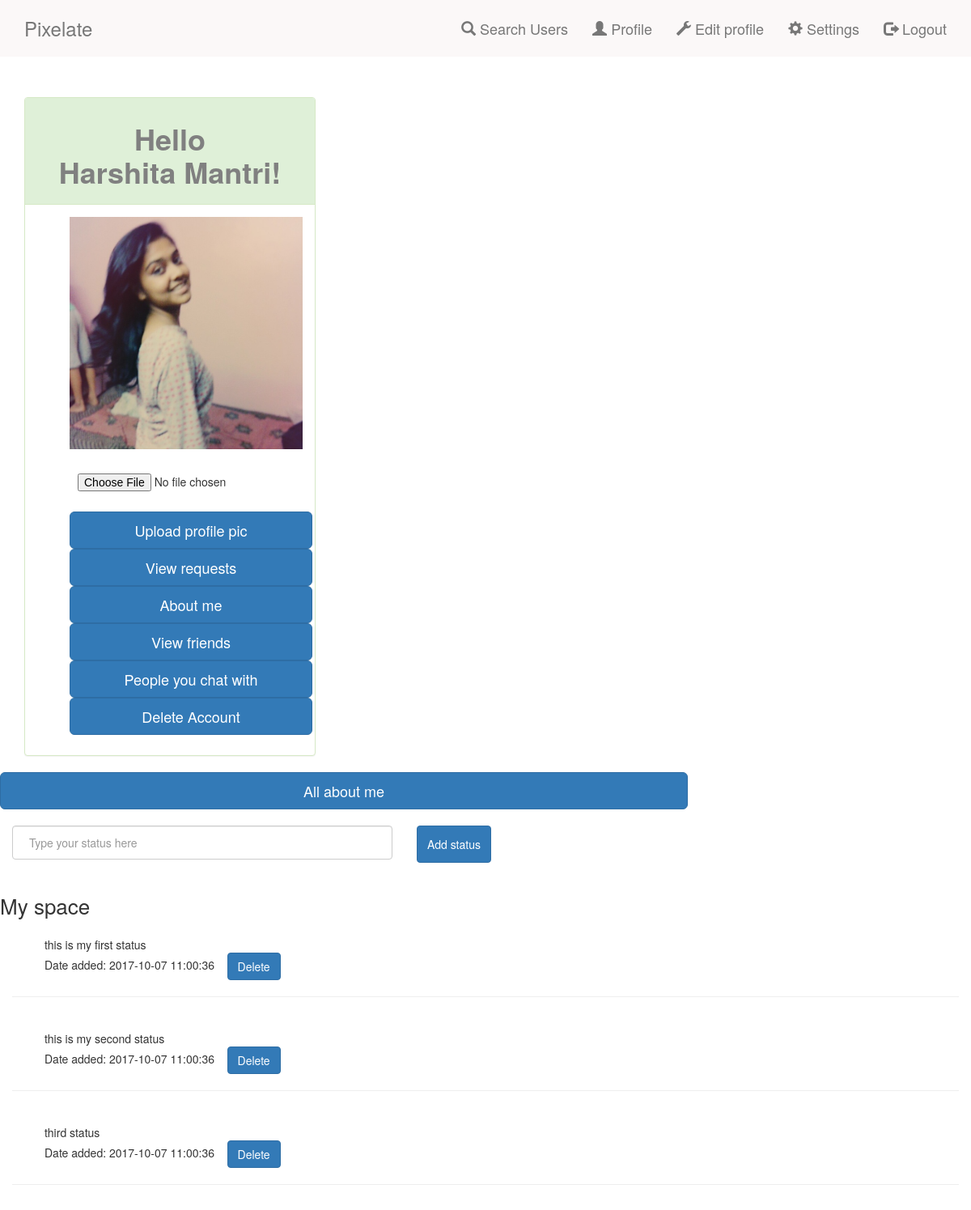
/SocialNetwork/profile.php (signed in), run on the app's committed database.
### tables this page shows
CREATE TABLE `users` (
  `id` int(10) NOT NULL,
  `name` varchar(20) DEFAULT NULL,
  `email` varchar(20) DEFAULT NULL,
  `password` varchar(255) DEFAULT NULL,
  `contact` varchar(10) DEFAULT NULL,
  `dob` date DEFAULT NULL,
  `city` varchar(20) DEFAULT NULL,
  `country` varchar(20) DEFAULT NULL,
  `pincode` varchar(10) DEFAULT NULL,
  `image` varchar(256) DEFAULT 'UploadImages/defaultUser.PNG',
  `type` varchar(100) DEFAULT 'image/PNG',
  `ename` varchar(100) DEFAULT 'defaultUser.PNG'
);

CREATE TABLE `allstatus` (
  `sid` int(10) NOT NULL,
  `userid` int(10) DEFAULT NULL,
  `status` text,
  `time` timestamp NULL DEFAULT CURRENT_TIMESTAMP
);

### SocialNetwork/profile.php (the view, shortened to what this page needs)
<?php
    require 'connection.php';
?>
<!DOCTYPE HTML>
<html>
    <head>
        <link rel="stylesheet" href="bootstrap/css/bootstrap.min.css" type="text/css">
        <link rel="stylesheet" href="css/style.css" type="text/css">
    </head>
    <body>
        <?php
           require 'header.php';
        ?>
        <div class="container-fluid">
        <br><br><br><br><br><br>
        <div clas="row" >
        <div class="col-xs-4">
        <div class="panel panel-success">
            <?php
            $id=$_SESSION['id'];
            $username_query="select name from users where id='$id'";
            $username_query_result=mysqli_query($con,$username_query) or die(mysqli_error($con));
            $row=mysqli_fetch_array($username_query_result);
            $username=$row['name'];
            ?>
            <div class="panel-heading">
                <center><h1 style="color:grey;width:300px;"><b><?php echo "Hello <br>".$username."!"?></b></h1></center>
            </div>
            <div class="panel-body">
            <div>
            <ul  style="list-style: none;">
                <li>
                    <?php
                        $id=$_SESSION['id'];
                        $query="SELECT image FROM users where id='$id'";
                        $MyPhoto=mysqli_query($con,$query);
                        $row=mysqli_fetch_array($MyPhoto);
                        $imgPath=$row['image'];
                    ?>
                    <img src="<?php echo $imgPath;?>" class="img-responsive " height="300" width="300" ><br>
                </li>
                <li>
                    <form method="post" action="addimage.php" enctype="multipart/form-data">
                        <div class="form-group">
                            <input type='file'  style=" padding:10px;" style="width:300px;" name='UploadImage'>
                        </div>
                        <div>
                            <input type="submit" class="btn btn-primary btn-lg" style="width:300px;" value="Upload profile pic" name="submit">
                        </div>
                    </form>
                </li>
                <li>
                    <a href="viewrequests.php" class="btn btn-primary btn-lg" style="width:300px;">View requests</a>
                </li>
                <li>
                    <?php
                        $userId=$_SESSION['id'];
                        $url="user.php?id=".$userId;
                    ?>
                    <a href=<?php echo $url ?> class="btn btn-primary btn-lg" style="width:300px;">About me</a>
                </li>
                <li>
                    <a href="friends.php" class="btn btn-primary btn-lg" style="width:300px;">View friends</a>
                </li>
                <li>
                    <?php
                        $userId=$_SESSION['id'];
                        $url2="allChats.php?id=".$userId;
                    ?>
                    <a href=<?php echo $url2 ?>  class="btn btn-primary btn-lg" style="width:300px;">People you chat with</a>
                </li>
                 <li>
                    <a href="deleteaccount.php" id="delete" class="btn btn-primary btn-lg" style="width:300px;">Delete Account</a>
                </li>
            </ul>
            </div>
        </div>
        </div>
        </div>
        </div>
        <div class="row">
            <a href="allaboutyou.php"  class="btn btn-primary  btn-lg" style="width:850px;">All about me</a>
            <br><br>
            <?php
                $url3="addStatus.php?id=".$id;
            ?>
            <form method="post" action=<?php echo $url3?> >
                    <div class="col-xs-5">
                    <div class="form-group">
                        <input type="text" style="padding:20px;" class="form-control" name="status" placeholder="Type your status here">
                    </div>
                    </div>
                    <div class="col-xs-2">
                    <div class="form-group">
                        <input type="Submit" style="padding:12px;" class="btn btn-primary" value="Add status">
                    </div>
                    </div>
            </form><br><br><br><br>
            <?php
                $status_query="select sid,status,time from allstatus where userid='$id' order by time desc";
                $status_query_result=mysqli_query($con,$status_query) or die(mysqli_error($con));
                $rows_fetched= mysqli_num_rows($status_query_result);
                if($rows_fetched>0){
            ?>
                    <p id="autoResize"> My space </p>
                       <?php
                }
                while($row=mysqli_fetch_array($status_query_result)){
                    $url4="deleteStatus.php?id=".$row['sid'];
                    ?>
                <div class="panel-heading">
                    <ul style="list-style: none;">
                            <li><?php echo $row['status']?></li>
                            <li>Date added: <?php echo $row['time']?> &nbsp;&nbsp;
                            <a href=<?php echo $url4?>  class="btn btn-primary">Delete</a></li>
                    </ul>
                    <hr>
                </div>
            <?php
                }
            ?>
        </div>
        </div>
    </body>
</html>

### SocialNetwork/css/style.css (style rules this page uses)
html { min-height:100%; position:relative; }
@media (min-width:320px) { #autoResize { font-size:12px; } }
@media (min-width:481px) { #autoResize { font-size:16px; } }
@media (min-width:641px) { #autoResize { font-size:18px; } }
@media (min-width:961px) { #autoResize { font-size:20px; } }
@media (min-width:1000px) { #autoResize { font-size:26px; } }

### data on the page
users: name "Harshita Mantri", image (picture)
allstatus: status "this is my first status", time "2017-10-07 11:00:36"
allstatus: status "this is my second status", time "2017-10-07 11:00:36"
allstatus: status "third status", time "2017-10-07 11:00:36"
